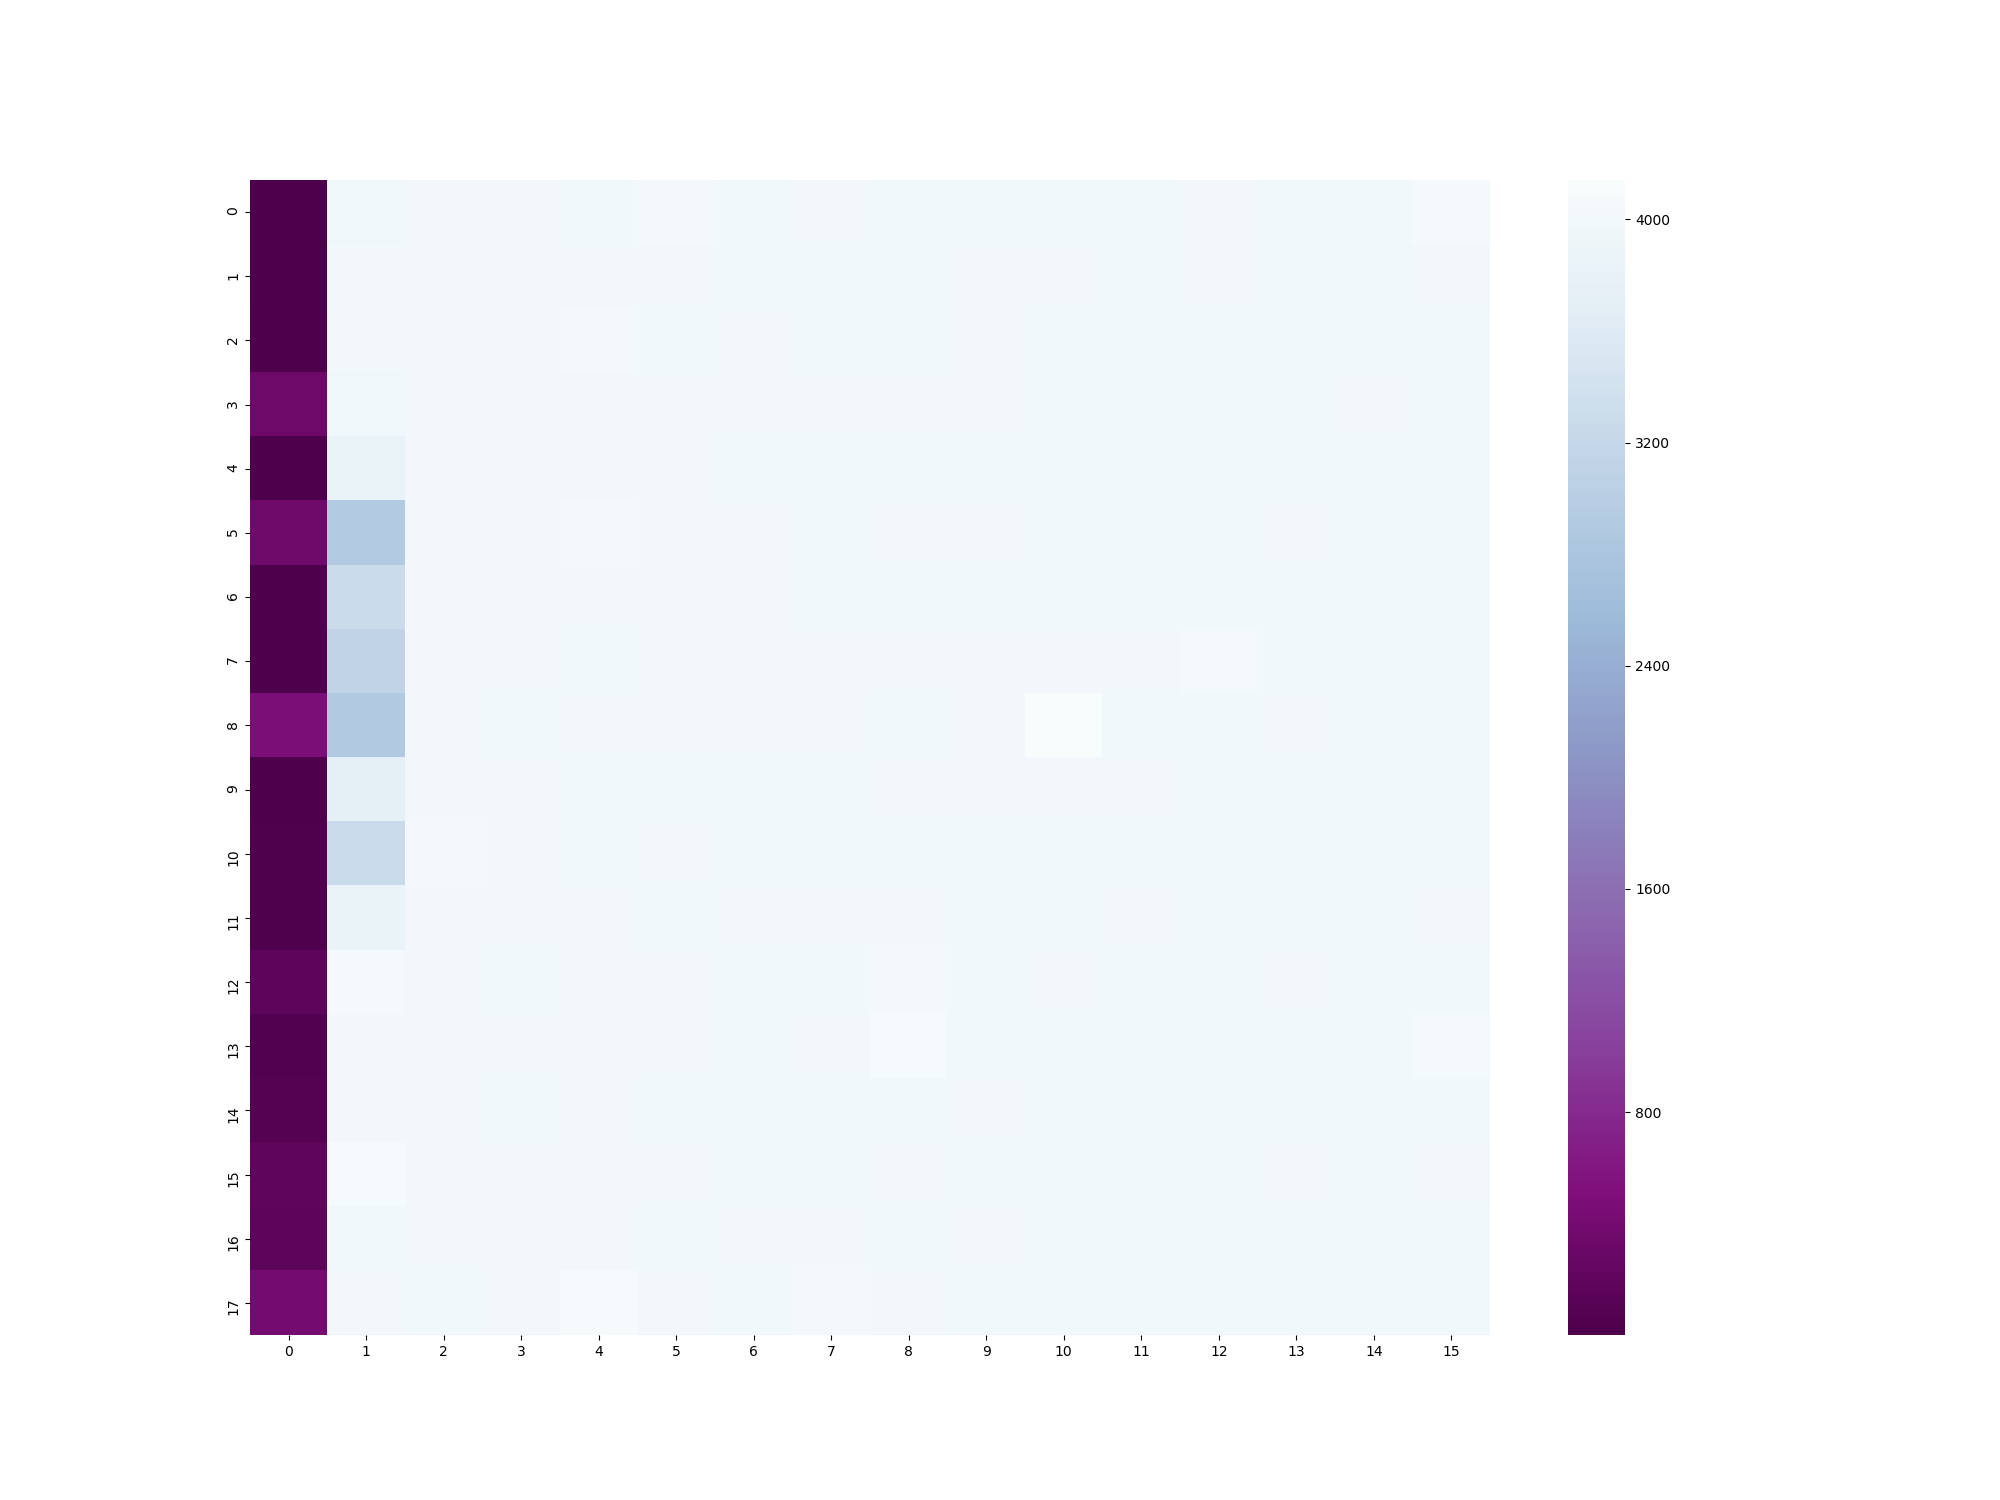

Python code for this plot:
import seaborn as sns
import pandas as pd
import numpy as np
import matplotlib as mpl
import matplotlib.pyplot as plt
import os
import glob
import itertools


def index_initialize():
    i = 18
    j = 16

    return i, j

png_path = "//192.168.13.10/Public/hattori/" + \
       "seaborn_heatmap_list2.png"

#read_path = "Z:/Box Sync/Personal/tmp_data/"

"""
fig = plt.figure(figsize= (20,15))
ax = fig.add_subplot(1,1,1)
#sns.heatmap(list_duration_time, vmax=6, vmin=0, cmap="BuPu_r", ax=ax)
sns.heatmap(dummy_data, cmap="BuPu_r", ax=ax)
plt.show()
"""
#read_path = "//192.168.13.10/Public/hattori/simulation/HH/raw_data/2018_10_11_14_0_47/Mg_conc0.1"
read_path = "//192.168.13.10/Public/ishida/simulation/HH_hattori/raw_data/2018_10_11_14_0_47/Mg_conc0.4/"

nowdir = read_path
i, j = index_initialize()
list_duration_time = np.zeros((i,j))
list_columns = []
list_rows = []

for i, j in itertools.product(range(i), range(j)):
    tmp = read_path + "*_P_AMPA" + str(round(i*0.1, 1)) + "_P_NMDA" + str(round(j*0.1, 1)) + "*.csv"
    csv = glob.glob(tmp)
    print(csv)
    print(len(csv))

    for k in range(len(csv)):
        df = pd.read_csv(csv[k], index_col=0, skiprows=1)
        t_ap = []
        voltage = df['V [mV]']
        time = df['T [ms]']
        dt2 = 0.04

        for l in range(0, len(df['T [ms]'])):
            if voltage[l] > 10:
                t_ap.append(time[l])

        # duration time of spontaneouos activity
        list_duration_time[i,j] += t_ap[-1]-t_ap[0]

    list_duration_time[i, j] /= len(csv)


i, j = index_initialize()
for i in range(i):
    list_rows.append("AMPA: "+str(round(i*0.1, 1)))
for j in range(j):
    list_columns.append("NMDA: "+str(round(j*0.1, 1)))
print(list_rows)
print(list_columns)
df = pd.DataFrame(list_duration_time, columns=list_columns, index=list_rows)
df.to_csv(read_path+"heatmap.csv")
fig = plt.figure(figsize=(20, 15))
ax = fig.add_subplot(1, 1, 1)
sns.heatmap(list_duration_time, cmap="BuPu_r", ax=ax)
plt.show()
